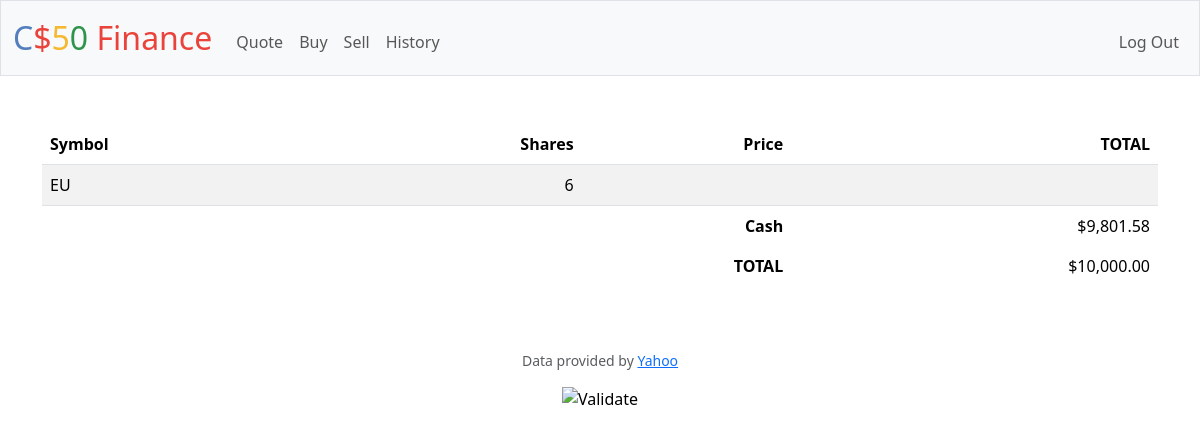
/ (signed in), run on an earlier commit of the app's database.
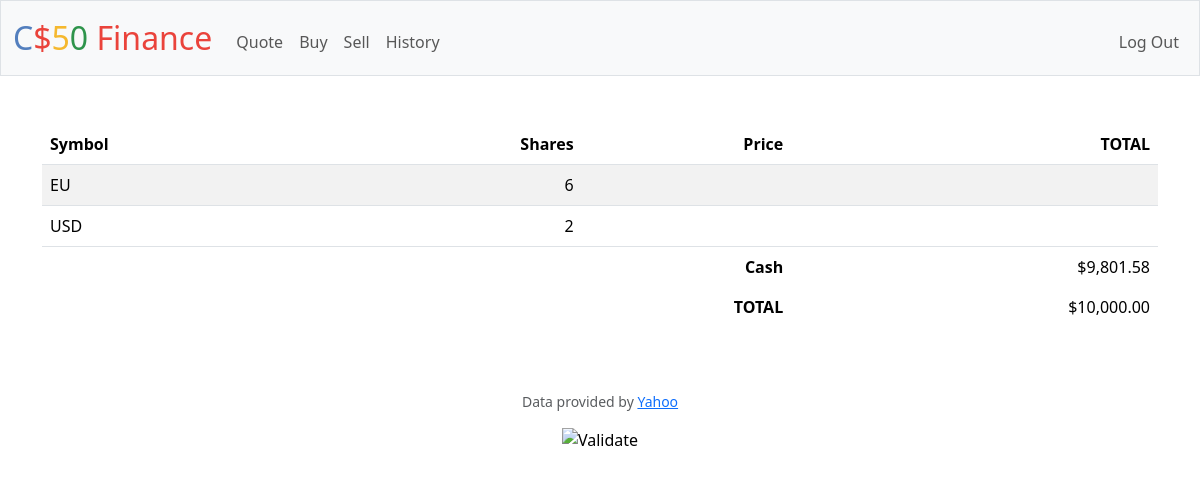
And on a later commit of the database.
### tables this page shows
CREATE TABLE 'holding' ('id' INTEGER PRIMARY KEY AUTOINCREMENT NOT NULL, 'user_id' INTEGER NOT NULL, 'symbol' TEXT NOT NULL,'shares' INTEGER);

### app.py (the view)
@app.route("/")
@login_required
def index():
    user_stocks = db.execute("SELECT * FROM holding WHERE user_id = ? GROUP BY symbol", session["user_id"])
    return render_template("index.html", user_stocks=user_stocks)

### app.py (called while the page is built)
@app.after_request
def after_request(response):
    response.headers["Cache-Control"] = "no-cache, no-store, must-revalidate"
    response.headers["Expires"] = 0
    response.headers["Pragma"] = "no-cache"
    return response

### helpers.py (called while the page is built)
def login_required(f):
    @wraps(f)
    def decorated_function(*args, **kwargs):
        if session.get("user_id") is None:
            return redirect("/login")
        return f(*args, **kwargs)
    return decorated_function

### templates/index.html (shortened to what this page needs)
{% extends "layout.html" %}
{% block main %}
<table class="table table-striped">
    <thead>
        <tr>
            <th class="text-start">Symbol</th>
            <th class="text-end">Shares</th>
            <th class="text-end">Price</th>
            <th class="text-end">TOTAL</th>
        </tr>
    </thead>
    <tbody>
        {% for stock in user_stocks %}
            <tr>
                <td class="text-start">{{ stock.symbol }}</td>
                <td class="text-end">{{ stock.shares }}</td>
                <td class="text-end">{{ stock.price }}</td>
                <td class="text-end">{{ stock.total }}</td>
            </tr>
        {% endfor %}
    </tbody>
    <tfoot>
        <tr>
            <td class="border-0 fw-bold text-end" colspan="3">Cash</td>
            <td class="border-0 text-end">$9,801.58</td>
        </tr>
        <tr>
            <td class="border-0 fw-bold text-end" colspan="3">TOTAL</td>
            <td class="border-0 w-bold text-end">$10,000.00</td>
        </tr>
    </tfoot>
</table>
{% endblock %}

### templates/layout.html (shortened to what this page needs)
<!DOCTYPE html>
<html lang="en">
    <head>
        <link href="https://cdn.jsdelivr.net/npm/bootstrap@5.3.2/dist/css/bootstrap.min.css" rel="stylesheet">
        <link href="/static/styles.css" rel="stylesheet">
    </head>
    <body>
        <nav class="bg-light border navbar navbar-expand-md navbar-light">
            <div class="container-fluid">
                <a class="navbar-brand" href="/"><span class="blue">C</span><span class="red">$</span><span class="yellow">5</span><span class="green">0</span> <span class="red">Finance</span></a>
                <div class="collapse navbar-collapse" id="navbar">
                    {% if session["user_id"] %}
                        <ul class="navbar-nav me-auto mt-2">
                            <li class="nav-item"><a class="nav-link" href="/quote">Quote</a></li>
                            <li class="nav-item"><a class="nav-link" href="/buy">Buy</a></li>
                            <li class="nav-item"><a class="nav-link" href="/sell">Sell</a></li>
                            <li class="nav-item"><a class="nav-link" href="/history">History</a></li>
                        </ul>
                        <ul class="navbar-nav ms-auto mt-2">
                            <li class="nav-item"><a class="nav-link" href="/logout">Log Out</a></li>
                        </ul>
                    {% else %}
                        <ul class="navbar-nav ms-auto mt-2">
                            <li class="nav-item"><a class="nav-link" href="/register">Register</a></li>
                            <li class="nav-item"><a class="nav-link" href="/login">Log In</a></li>
                        </ul>
                    {% endif %}
                </div>
            </div>
        </nav>
        <main class="container py-5 text-center">
            {% block main %}{% endblock %}
        </main>
        <footer class="mb-5">
            <p class="mb-3 small text-center text-muted">
                Data provided by <a href="https://finance.yahoo.com/">Yahoo</a>
            </p>
            <form action="https://validator.w3.org/check" class="text-center" enctype="multipart/form-data" method="post" target="_blank">
                <input alt="Validate" src="/static/I_heart_validator.png" type="image">
            </form>
        </footer>
    </body>
</html>

### static/styles.css (style rules this page uses)
nav .navbar-brand { font-size: xx-large; }
nav .navbar-brand .blue { color: #537fbe; }
nav .navbar-brand .red { color: #ea433b; }
nav .navbar-brand .yellow { color: #f5b82e; }
nav .navbar-brand .green { color: #2e944b; }

What changed in the data, as far as the page shows it:
added holding: symbol "USD", shares "2"
